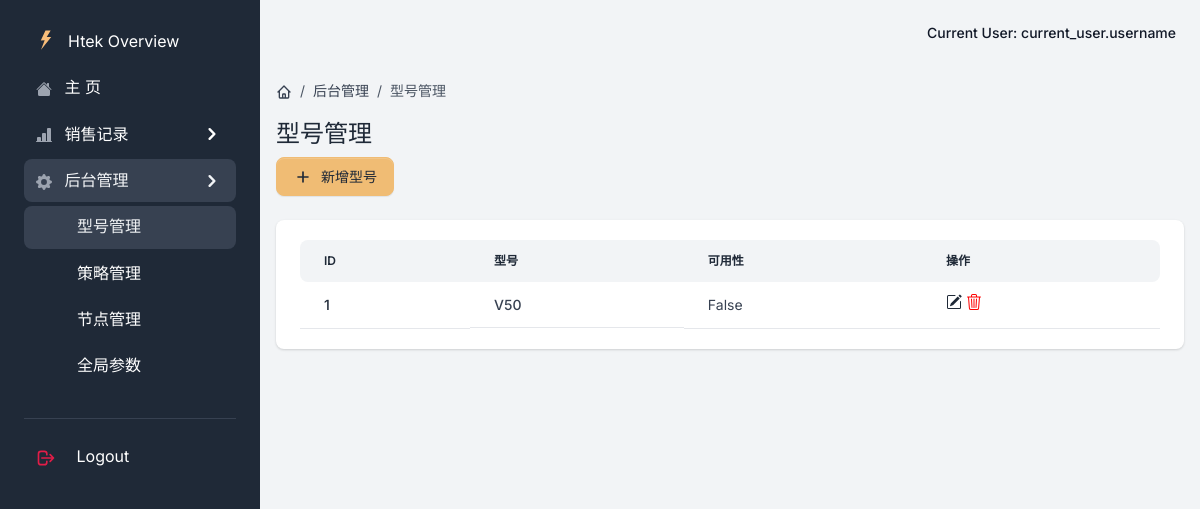
The app's page /admin_model, older data.
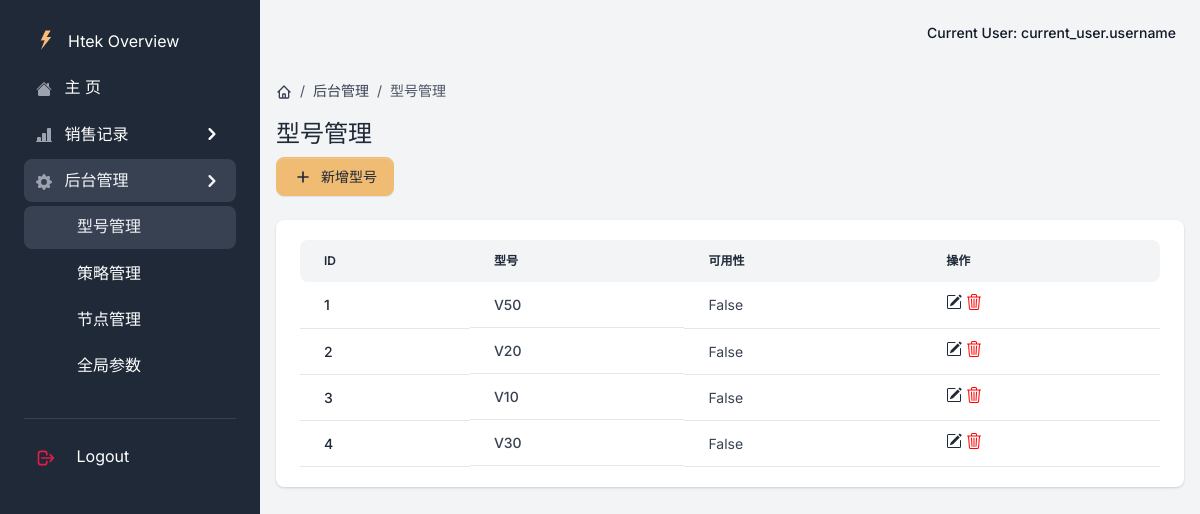
The same page, newer data.
### app/models.py (models this page shows, shortened)
class Model(db.Model):  # 型号表
    __tablename__ = 'Model'
    id = db.Column(db.Integer, primary_key=True, autoincrement=True)
    name = db.Column(db.String(64), unique=True, nullable=False)
    status = db.Column(db.Boolean(), default=False)

### app/admin/views.py (the view, shortened to what this page needs)
class ModelView(MethodView):
    def get(self):
        current_app.logger.info('-> ModelView')
        data = DataBaseUtils.query_models()
        return render_template('admin/model.html', segment='admin_model', data=data)

### app/__init__.py (called while the page is built)
@login_manager.request_loader
def request_loader(request):
    username = request.form.get('username')
    user = {'name': 'yaki', 'f': 'request_loder'}
    return user if user else None

def configure_database(app):
    @app.before_first_request
    def initialize_database():
        try:
            db.create_all()
        except Exception as e:
            print('> Error: DBMS Exception: ' + str(e))
            basedir = os.path.abspath(os.path.dirname(__file__))
            app.config['SQLALCHEMY_DATABASE_URI'] = SQLALCHEMY_DATABASE_URI = 'sqlite:///../DataBase/db.sqlite3'
            print('> Fallback to SQLite ')
            db.create_all()
    @app.teardown_request
    def shutdown_session(exception=None):
        db.session.remove()

### app/models.py (called while the page is built)
    @staticmethod
    def query_models():
        all = Model.query.all()
        return all

### app/templates/admin/model.html (shortened to what this page needs)
{% extends "base/base.html" %}
{% block content %}
  <div class="py-4">
      <nav aria-label="breadcrumb" class="d-none d-md-inline-block">
          <ol class="breadcrumb breadcrumb-dark breadcrumb-transparent">
              <li class="breadcrumb-item">
                  <a href="{{url_for('home.home')}}">
                  </a>
              </li>
              <li class="breadcrumb-item"><a href="{{url_for('admin.model')}}">后台管理</a></li>
              <li class="breadcrumb-item active" aria-current="page">型号管理</li>
          </ol>
      </nav>
      <div class="d-flex justify-content-between w-100 flex-wrap">
          <div class="mb-3 mb-lg-0">
              <h1 class="h4">型号管理</h1>
              <div class="col-lg-4">
                  <div class="col-log-4 col-sm-3">
                    <button class="btn btn-secondary d-inline-flex align-items-center me-2 dropdown-toggle" data-bs-toggle="modal" data-bs-target="#modal-form" aria-haspopup="true" aria-expanded="false">
                        <svg class="icon icon-xs me-2" fill="none" stroke="currentColor" viewBox="0 0 24 24" xmlns="http://www.w3.org/2000/svg"><path stroke-linecap="round" stroke-linejoin="round" stroke-width="2" d="M12 6v6m0 0v6m0-6h6m-6 0H6"></path></svg>
                        新增型号
                    </button>
                  </div>
              </div>
          </div>
      </div>
  </div>
  <div class="card border-0 shadow mb-4">
      <div class="card-body">
          <div class="table-responsive">
              <table class="table table-centered table-nowrap mb-0 rounded">
                  <thead class="thead-light">
                      <tr>
                          <th class="border-0 rounded-start">ID</th>
                          <th class="border-0">型号</th>
                          <th class="border-0">可用性</th>
                          <th class="border-0 rounded-end">操作</th>
                      </tr>
                  </thead>
                  <tbody>
                  {% for model in data %}
                      <tr>
                          <td><a href="#" class="text-primary fw-bold">{{model.id}}</a> </td>
                          <td class="fw-bold d-flex align-items-center">{{model.name}}</td>
                          <td>{{model.status}}</td>
                          <td>
                              <a href="#" class="text-primary d-inline-flex align-items-center " onclick="show_edit_modal({{model.id}},'{{model.name}}')">
                              </a>
                              <a href="#" class="text-primary d-inline-flex align-items-center " onclick="delete_model({{model.id}},'{{model.name}}')">
                              </a>
                          </td>
                      </tr>
                  {% endfor %}
                  </tbody>
              </table>
          </div>
      </div>
  </div>
{% endblock content %}

### app/templates/base/base.html (shortened to what this page needs)
<!DOCTYPE html>
<html lang="en">
<head>
<link type="text/css" href="{{ config.ASSETS_ROOT }}/css/volt.css" rel="stylesheet">
</head>
<body>
    {% include 'includes/sidebar.html' %}
    <main class="content">
      {% include 'includes/navigation.html' %}
      {% block content %}{% endblock content %}
    </main>
</body>
</html>

### app/templates/includes/sidebar.html (shortened to what this page needs)
        <nav id="sidebarMenu" class="sidebar d-lg-block bg-gray-800 text-white collapse" data-simplebar>
          <div class="sidebar-inner px-4 pt-3">
            <ul class="nav flex-column pt-3 pt-md-0">
              <li class="nav-item">
                <a href="/" class="nav-link d-flex align-items-center">
                  <span class="sidebar-icon">
                    <img src="{{ config.ASSETS_ROOT }}/img/brand/light.svg" height="20" width="20" alt="Volt Logo">
                  </span>
                  <span class="mt-1 ms-1 sidebar-text">Htek Overview</span>
                </a>
              </li>
              <li class="nav-item {% if 'dashboard' in segment %} active {% endif %}">
                <a href="{{url_for('home.home')}}" class="nav-link">
                  <span class="sidebar-icon">
                  </span>
                  <span class="sidebar-text">主 页</span>
                </a>
              </li>
              <li class="nav-item {% if 'excitation_' in segment %} active {% endif %}">
                <span
                  class="nav-link  collapsed  d-flex justify-content-between align-items-center"
                  data-bs-toggle="collapse" data-bs-target="#submenu-home">
                  <span>
                    <span class="sidebar-icon">
                      <svg xmlns="http://www.w3.org/2000/svg" width="16" height="16" fill="currentColor" class="bi bi-bar-chart-line-fill" viewBox="0 0 16 16"><path d="M11 2a1 1 0 0 1 1-1h2a1 1 0 0 1 1 1v12h.5a.5.5 0 0 1 0 1H.5a.5.5 0 0 1 0-1H1v-3a1 1 0 0 1 1-1h2a1 1 0 0 1 1 1v3h1V7a1 1 0 0 1 1-1h2a1 1 0 0 1 1 1v7h1V2z"></path></svg>
                    </span>
                    <span class="sidebar-text">销售记录</span>
                  </span>
                  <span class="link-arrow">
                    <svg class="icon icon-sm" fill="currentColor" viewBox="0 0 20 20" xmlns="http://www.w3.org/2000/svg"><path fill-rule="evenodd" d="M7.293 14.707a1 1 0 010-1.414L10.586 10 7.293 6.707a1 1 0 011.414-1.414l4 4a1 1 0 010 1.414l-4 4a1 1 0 01-1.414 0z" clip-rule="evenodd"></path></svg>
                  </span>
                </span>
              </li>
              <li class="nav-item {% if 'admin_' in segment %} active {% endif %}">
                <span
                  class="nav-link  collapsed  d-flex justify-content-between align-items-center"
                  data-bs-toggle="collapse" data-bs-target="#submenu-app">
                  <span>
                    <span class="sidebar-icon">
                    </span>
                    <span class="sidebar-text">后台管理</span>
                  </span>
                  <span class="link-arrow">
                    <svg class="icon icon-sm" fill="currentColor" viewBox="0 0 20 20" xmlns="http://www.w3.org/2000/svg"><path fill-rule="evenodd" d="M7.293 14.707a1 1 0 010-1.414L10.586 10 7.293 6.707a1 1 0 011.414-1.414l4 4a1 1 0 010 1.414l-4 4a1 1 0 01-1.414 0z" clip-rule="evenodd"></path></svg>
                  </span>
                </span>
                <div class="multi-level collapse {% if 'admin_' in segment %} show {% endif %}"
                  role="list" id="submenu-app" aria-expanded="false">
                  <ul class="flex-column nav">
                    <li class="nav-item {% if 'admin_model' in segment %} active {% endif %}">
                      <a class="nav-link" href="{{url_for('admin.model')}}">
                        <span class="sidebar-text">型号管理</span>
                      </a>
                    </li>
                    <li class="nav-item {% if 'admin_excitation' in segment %} active {% endif %}">
                      <a class="nav-link" href="{{url_for('admin.excitation')}}">
                        <span class="sidebar-text">策略管理</span>
                      </a>
                    </li>
                    <li class="nav-item {% if 'admin_node' in segment %} active {% endif %}">
                      <a class="nav-link" href="{{url_for('admin.node')}}">
                        <span class="sidebar-text">节点管理</span>
                      </a>
                    </li>
                    <li class="nav-item {% if 'admin_global' in segment %} active {% endif %}">
                      <a class="nav-link" href="{{url_for('admin.global')}}">
                        <span class="sidebar-text">全局参数</span>
                      </a>
                    </li>
                  </ul>
                </div>
              </li>
              <li role="separator" class="dropdown-divider mt-4 mb-3 border-gray-700"></li>
              <li class="nav-item">
                <a href="{{url_for('home.logout')}}" class="nav-link">
                    <span class="sidebar-icon">
                        <svg class="icon icon-xs text-danger me-2" fill="none" stroke="currentColor" viewBox="0 0 24 24" xmlns="http://www.w3.org/2000/svg">
                            <path stroke-linecap="round" stroke-linejoin="round" stroke-width="2" d="M17 16l4-4m0 0l-4-4m4 4H7m6 4v1a3 3 0 01-3 3H6a3 3 0 01-3-3V7a3 3 0 013-3h4a3 3 0 013 3v1"></path>
                        </svg>
                    </span>
                    <span class="sidebar-text">Logout</span>
                </a>
              </li>
            </ul>
          </div>
        </nav>

### app/templates/includes/navigation.html (shortened to what this page needs)
<nav class="navbar navbar-top navbar-expand navbar-dashboard navbar-dark ps-0 pe-2 pb-0">
              <div class="container-fluid px-0">
                <div class="d-flex justify-content-between w-100" id="navbarSupportedContent">
                  <ul class="navbar-nav align-items-center">
                    <li class="nav-item dropdown ms-lg-3">
                      <a class="nav-link dropdown-toggle pt-1 px-0" href="#" role="button" data-bs-toggle="dropdown" aria-expanded="false">
                        <div class="media d-flex align-items-center">
                          <div class="media-body ms-2 text-dark align-items-center d-none d-lg-block">
                            <span class="mb-0 font-small fw-bold text-gray-900">
                              Current User: <strong>current_user.username</strong>
                            </span>
                          </div>
                        </div>
                      </a>
                    </li>
                  </ul>
                </div>
              </div>
            </nav>

Row changes from the older to the newer data that the page shows:
added Model: id "2", name "V20", status "False"
added Model: id "3", name "V10", status "False"
added Model: id "4", name "V30", status "False"
